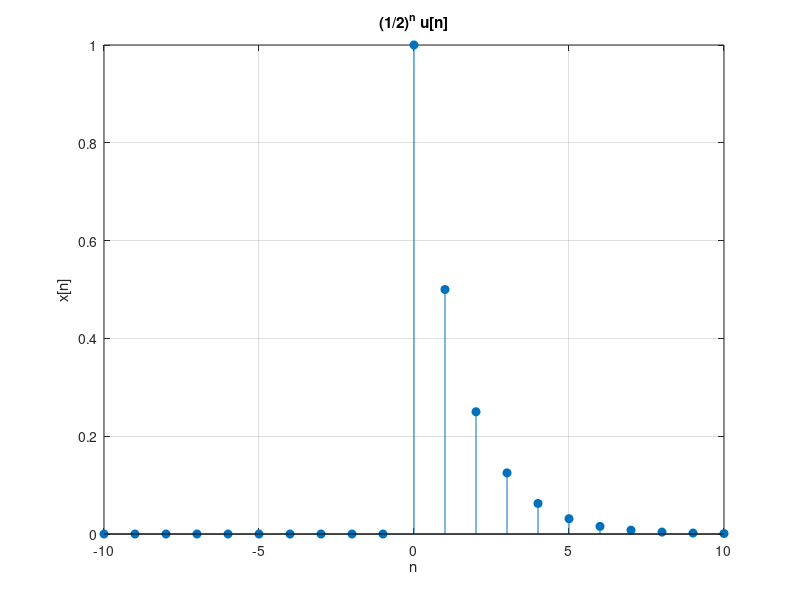
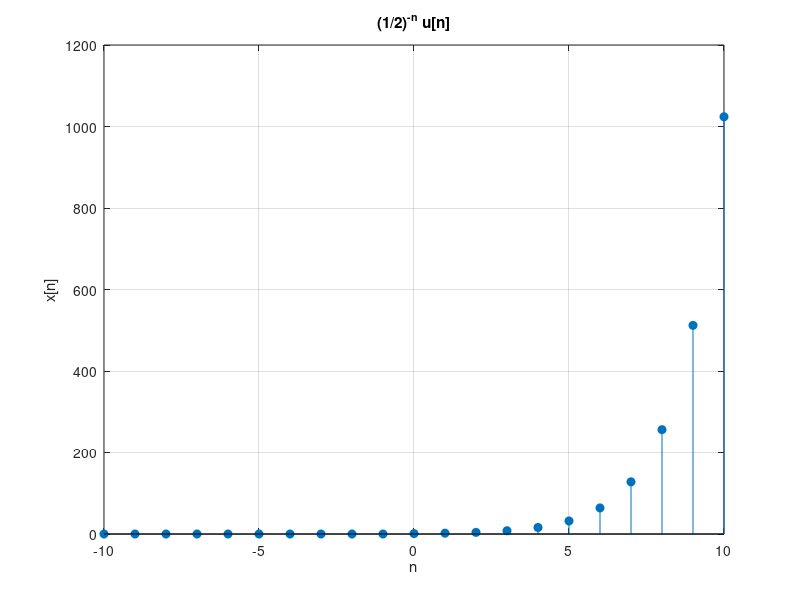
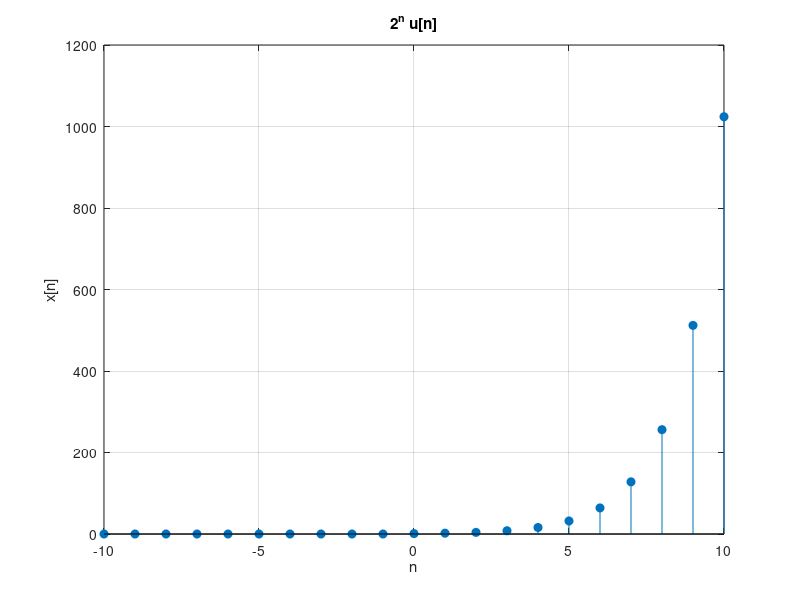
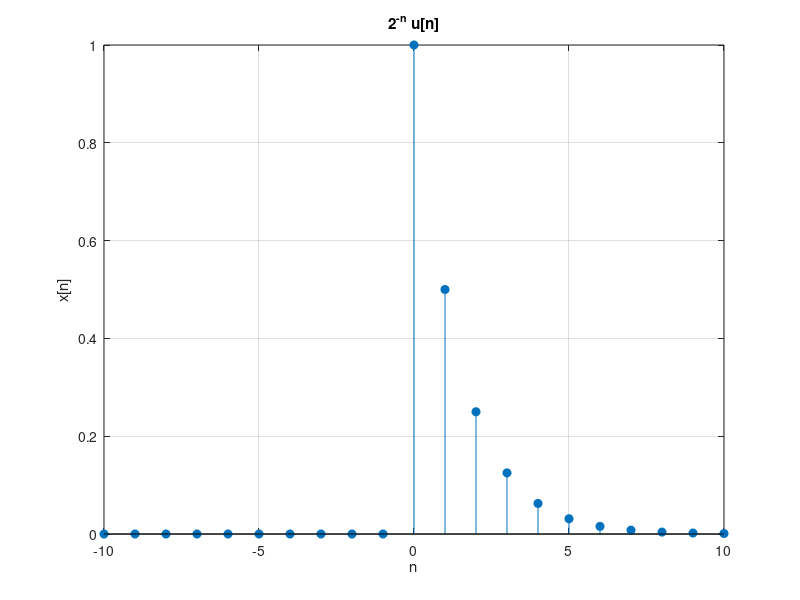

Reproduce these figures in MATLAB, in order.
% =========================================================
% SECUENCIAS EXPONENCIALES: GRAFICA + ESTABILIDAD (CON BUCLE)
% =========================================================

clear; clc; close all;

%% Eje temporal
n = -10:10;

%% Escalones


%% Definicion de secuencias (handles)
seqs = {
    @(n) (0.5).^n   .* (n>=0),      '(1/2)^n u[n]'
    @(n) (0.5).^(-n).* (n>=0),      '(1/2)^{-n} u[n]'
    @(n) (2).^n     .* (n>=0),      '2^n u[n]'
    @(n) (2).^(-n)  .* (n>=0),      '2^{-n} u[n]'
    @(n) (2).^(-n)  .* (n<=0),      '2^{-n} u[-n]'
};

%% Bucle: grafica y suma
disp('-------------------------------------------');
disp('SUMA ABSOLUTA (aprox)  ->  ESTABILIDAD');
disp('-------------------------------------------');

for k = 1:size(seqs,1)

    f     = seqs{k,1};
    label = seqs{k,2};

    x = f(n);

    S = sum(abs(x));

    fprintf('%-20s  sum = %12.3e\n', label, S);

    figure;
    stem(n, x, 'filled');
    grid on;
    title(label);
    xlabel('n'); ylabel('x[n]');

end
